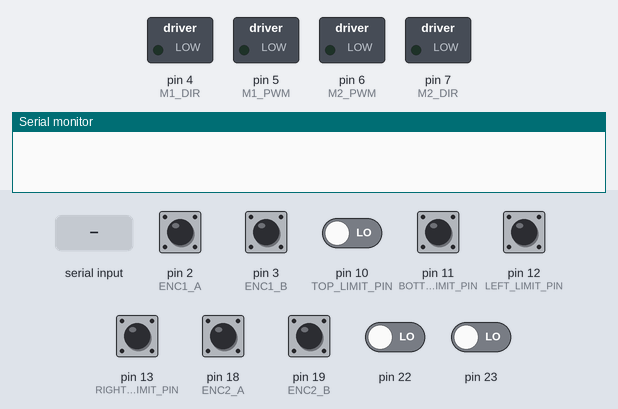
Recording of a sketch running on a simulated Arduino Uno, built with avr-gcc and run on an emulated ATmega328P. Shown: switched loads named in the sketch (green lamp = pin HIGH), the last lines printed to the serial monitor. Inputs (shaded band) come from the test bench; at power-on: pin 2 (ENC1_A), pin 3 (ENC1_B), pin 18 (ENC2_A), pin 19 (ENC2_B) HIGH, pin 10 (TOP_LIMIT_PIN), pin 11 (BOTTOM_LIMIT_PIN), pin 12 (LEFT_LIMIT_PIN), pin 13 (RIGHT_LIMIT_PIN), pin 22, pin 23 LOW.

Above: at 1.2 s.
1.3 s: "90,45\n" received over Serial
At 1.7 s:
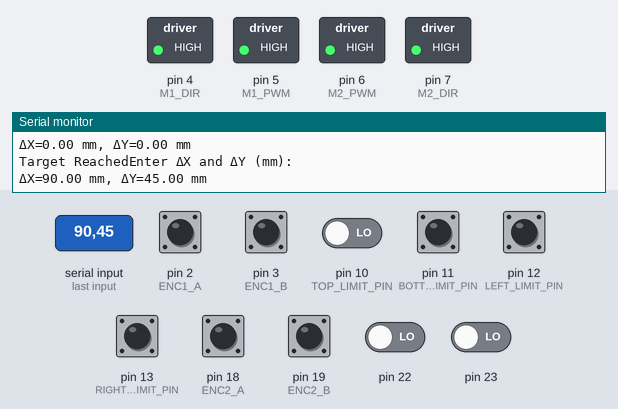
2.8 s: pin 12 (LEFT_LIMIT_PIN) pulled HIGH for 0.15 s
At 3.7 s:
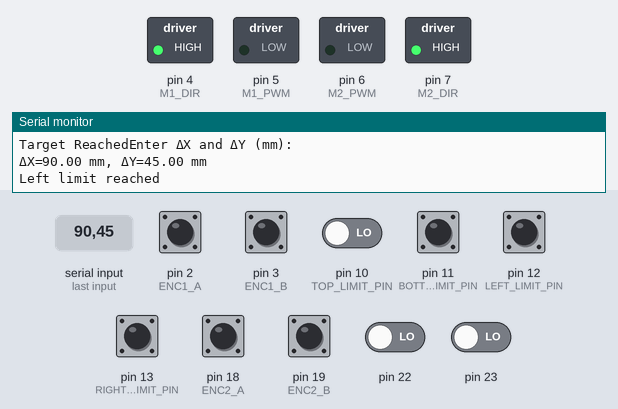
Timing chart, 0 to 5.8 s (numbered marks = the images above; inputs shaded):
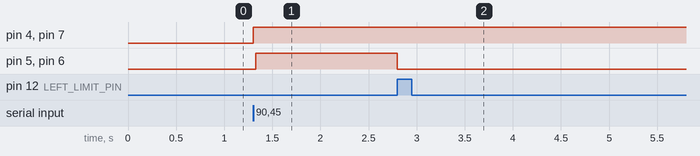

The sketch:

robot_control.ino
```cpp
#include <Arduino.h>
#include "GLOBALS.h"
#include "gantry.h"
#include "gantry.h"

ISR(PCINT0_vect) {
 // Determine state of each limit switch
  if (digitalRead(LEFT_LIMIT_PIN) == HIGH) {
    analogWrite(M1_PWM, 0);
    analogWrite(M2_PWM, 0);
    state = LIMIT;
    Serial.println("Left limit reached");
  }

  if (digitalRead(RIGHT_LIMIT_PIN) == HIGH) {
    analogWrite(M1_PWM, 0);
    analogWrite(M2_PWM, 0);
    state = LIMIT;
    Serial.println("Right limit reached");
  }

  if (digitalRead(TOP_LIMIT_PIN) == HIGH) {
    analogWrite(M1_PWM, 0);
    analogWrite(M2_PWM, 0);
    state = LIMIT;
    Serial.println("Top limit reached");
  }

  if (digitalRead(BOTTOM_LIMIT_PIN) == HIGH) {
    analogWrite(M1_PWM, 0);
    analogWrite(M2_PWM, 0);
    state = LIMIT;
    Serial.println("Bottom limit reached");
  }
}

void setup() {
  Serial.begin(9600);

  pinMode(ENC1_A, INPUT_PULLUP);
  pinMode(ENC1_B, INPUT_PULLUP);
  pinMode(ENC2_A, INPUT_PULLUP);
  pinMode(ENC2_B, INPUT_PULLUP);

  lastState1 = (digitalRead(ENC1_B) << 1) | digitalRead(ENC1_A);
  lastState2 = (digitalRead(ENC2_B) << 1) | digitalRead(ENC2_A);

  attachInterrupt(digitalPinToInterrupt(ENC1_A), isrEnc1, CHANGE);
  attachInterrupt(digitalPinToInterrupt(ENC1_B), isrEnc1, CHANGE);
  attachInterrupt(digitalPinToInterrupt(ENC2_A), isrEnc2, CHANGE);
  attachInterrupt(digitalPinToInterrupt(ENC2_B), isrEnc2, CHANGE);

  pinMode(M1_DIR, OUTPUT);
  pinMode(M1_PWM, OUTPUT);
  pinMode(M2_DIR, OUTPUT);
  pinMode(M2_PWM, OUTPUT);

  analogWrite(M1_PWM, 0);
  analogWrite(M2_PWM, 0);

  PCICR |= (1 << PCIE0);      // Enable Pin Change Interrupt group 0
  PCMSK0 |= (1 << PCINT4) | (1 << PCINT5) | (1 << PCINT6) | (1 << PCINT7);
}

void loop() {
  fsm();
}
```

GLOBALS.cpp
```cpp
#include "GLOBALS.h"

// ===== Limit pins =====
const int TOP_LIMIT_PIN = 10;
const int BOTTOM_LIMIT_PIN = 11;
const int LEFT_LIMIT_PIN = 12;
const int RIGHT_LIMIT_PIN = 13;

// ===== Motor pins =====
const int M1_DIR  = 4;
const int M1_PWM  = 5;
const int M2_PWM = 6;
const int M2_DIR = 7;

// ===== Encoder pins =====
const int ENC1_A  = 2;
const int ENC1_B  = 3;
const int ENC2_A = 18;
const int ENC2_B = 19;

// ===== Motor control values =====
const int MOTOR_MAX_SPEED = 255;  // Full speed
const int MOTOR_MIN_SPEED = 0;    // Stopped

// ===== Encoder counters =====
volatile long encCount1 = 0;
volatile long encCount2 = 0;
volatile long targetTicks1 = 0;
volatile long targetTicks2 = 0;

// ===== Encoder state tracking =====
volatile uint8_t lastState1 = 0;
volatile uint8_t lastState2 = 0;
volatile bool move_complete = false;

// === Mechanical constants ===
const long CPR_MOTOR = 48L;
const long GEAR_RATIO = 172L;
const long COUNTS_PER_REV = CPR_MOTOR * GEAR_RATIO;
const float PULLEY_DIAM = 14.0f;
const float MM_PER_REV = PI * PULLEY_DIAM;
const float TICKS_PER_MM = (float)COUNTS_PER_REV / MM_PER_REV;
const float STEP_BASE = 1.0f; // 1mm default
const long STEP_BASE_ENC = STEP_BASE * TICKS_PER_MM;

// ===== Target and movement variables =====
float targetX, targetY;

// ===== Controller Values =====
float Kp = 0;
float Ki = 0;

// ===== State =====
State state = IDLE;
```

GLOBALS.h
```cpp
#ifndef GLOBALS_H
#define GLOBALS_H

#include <Arduino.h>
#include <stdint.h>

// ===== Limit pins =====
extern const int TOP_LIMIT_PIN;
extern const int BOTTOM_LIMIT_PIN;
extern const int LEFT_LIMIT_PIN;
extern const int RIGHT_LIMIT_PIN;

// ===== Motor pins =====
extern const int M1_DIR;
extern const int M1_PWM;
extern const int M2_PWM;
extern const int M2_DIR;

// ===== Encoder pins =====
extern const int ENC1_A;
extern const int ENC1_B;
extern const int ENC2_A;
extern const int ENC2_B;

// ===== Motor control values =====
extern const int MOTOR_MAX_SPEED;    // Max PWM value
extern const int MOTOR_MIN_SPEED;    // Min PWM value

// ===== Encoder counters (volatile: modified in ISRs) =====
extern volatile long encCount1;
extern volatile long encCount2;
extern volatile long targetTicks1;
extern volatile long targetTicks2;

// ===== Encoder state tracking =====
extern volatile uint8_t lastState1;
extern volatile uint8_t lastState2;
extern volatile bool move_complete;

// === Mechanical constants ===
extern const long CPR_MOTOR;
extern const long GEAR_RATIO;
extern const long COUNTS_PER_REV;
extern const float PULLEY_DIAM;
extern const float MM_PER_REV;
extern const float TICKS_PER_MM;
extern const float STEP_BASE;
extern const long STEP_BASE_ENC;

// ===== Movement state =====
typedef enum {
  IDLE,
  MOVING,
  LIMIT
} State;

extern State state;

// ===== Target and movement variables =====
extern float targetX, targetY;

// ===== Controller Values =====
extern float Kp;
extern float Ki;

#endif // GLOBALS_H
```

gantry.cpp
```cpp
#include "gantry.h"


void isrEnc1() {
  uint8_t a = digitalRead(ENC1_A);
  uint8_t b = digitalRead(ENC1_B);
  uint8_t currentState = (b << 1) | a;
  uint8_t trans  = (lastState1 << 2) | currentState;
  lastState1 = currentState;

  if (trans==0b0001 || trans==0b0111 || trans==0b1110 || trans==0b1000) {
    encCount1++;
  }
  else if (trans==0b0010 || trans==0b1011 || trans==0b1101 || trans==0b0100) {
    encCount1--;
  }
}

void isrEnc2() {
  uint8_t a = digitalRead(ENC2_A);
  uint8_t b = digitalRead(ENC2_B);
  uint8_t currentState = (b << 1) | a;
  uint8_t trans  = (lastState2 << 2) | currentState;
  lastState2 = currentState;

  if (trans==0b0001 || trans==0b0111 || trans==0b1110 || trans==0b1000) {
    encCount2++;
  }
  else if (trans==0b0010 || trans==0b1011 || trans==0b1101 || trans==0b0100) {
    encCount2--;
  }
}

bool move(float dist_X_mm, float dist_Y_mm) {
    // Reset encoder counts
    noInterrupts();
    encCount1 = 0;
    encCount2 = 0;
    interrupts();

    float dist_A_mm = dist_X_mm + dist_Y_mm;
    float dist_B_mm = dist_X_mm - dist_Y_mm;

    // Convert into encoder counts
    long dist_A_enc = dist_A_mm * TICKS_PER_MM;
    long dist_B_enc = dist_B_mm * TICKS_PER_MM;

    bool direction_A = dist_A_enc >= 0 ? true : false;
    bool direction_B = dist_B_enc >= 0 ? true : false;

    // Set directions
    digitalWrite(M1_DIR, direction_A ? HIGH : LOW);
    digitalWrite(M2_DIR, direction_B ? HIGH : LOW);

    bool target_reached = false;
    // ---- Pure A translation ----
    if (dist_B_enc == 0) {
        analogWrite(M1_PWM, MOTOR_MAX_SPEED);
        while (!target_reached) {
            noInterrupts();
            long enc_count = encCount1;
            interrupts();
            if (abs(enc_count) >= abs(dist_A_enc)) {
                target_reached = true;
            }
        }
        analogWrite(M1_PWM, 0);
    }
    // ---- Pure B translation ----
    else if (dist_A_enc == 0) {
        analogWrite(M2_PWM, MOTOR_MAX_SPEED);
        while (!target_reached) {
            noInterrupts();
            long enc_count = encCount2;
            interrupts();
            if (abs(enc_count) >= abs(dist_B_enc)) {
                target_reached = true;
            }
        }
        analogWrite(M2_PWM, 0);
    }

    // ---- Diagonal translation ----
    else {
        while (!target_reached) {
            long rem_A_enc, rem_B_enc;
            long step_A_enc, step_B_enc;

            // Read encoders
            noInterrupts();
            long start_count_A = encCount1;
            long start_count_B = encCount2;
            interrupts();

            rem_A_enc = abs(dist_A_enc) - abs(start_count_A);
            rem_B_enc = abs(dist_B_enc) - abs(start_count_B);

            // Determine which motor to use as a base
            if (rem_A_enc >= rem_B_enc && rem_A_enc >= STEP_BASE_ENC) {
                step_A_enc = STEP_BASE_ENC;
                step_B_enc = (long)((float)rem_B_enc / rem_A_enc * STEP_BASE_ENC);
            }
            else if (rem_B_enc > rem_A_enc && rem_B_enc >= STEP_BASE_ENC) {
                step_B_enc = STEP_BASE_ENC;
                step_A_enc = (long)((float)rem_A_enc / rem_B_enc * STEP_BASE_ENC);
            }
            else {
                step_A_enc = rem_A_enc;
                step_B_enc = rem_B_enc;
                target_reached = true;
            }

            // Start both motors
            analogWrite(M1_PWM, MOTOR_MAX_SPEED);
            analogWrite(M2_PWM, MOTOR_MAX_SPEED);

            long local_count_A = 0;
            long local_count_B = 0;
            bool A_flag = false;
            bool B_flag = false;
            while (!(A_flag && B_flag)) {
                // Read encoders
                noInterrupts();
                local_count_A = encCount1 - start_count_A;
                local_count_B = encCount2 - start_count_B;
                interrupts();

                if (local_count_A >= step_A_enc) {
                    analogWrite(M1_PWM, 0);
                    A_flag = true;
                }
                if (local_count_B >= step_B_enc) {
                    analogWrite(M2_PWM, 0);
                    B_flag = true;
                }
            }
        }
    }
    Serial.print("Target Reached");
    return true;
}

void fsm() {
  if (state == IDLE) {
    if (Serial.available() > 0) {
      Serial.print("ΔX="); Serial.print(targetX);
      Serial.print(" mm, ΔY="); Serial.print(targetY);
      Serial.println(" mm");
      state = MOVING;
      move_complete = move(targetX, targetY);
    }
  }

  else if (state == MOVING) {
    if (move_complete) {
      state = IDLE;
      Serial.println("Enter ΔX and ΔY (mm):");
      targetX = Serial.parseFloat();
      targetY = Serial.parseFloat();
    }
  }

  else if (state == LIMIT) {
    while(1) {
      asm("nop");
    }
  }
}
```

gantry.h
```cpp
#ifndef GANTRY_H
#define GANTRY_H

#include <Arduino.h>
#include "GLOBALS.h"
#include <math.h>

// Function declarations
bool move(float dist_X_mm, float dist_Y_mm);
void fsm();
void isrEnc1();
void isrEnc2();

#endif
```

Measured:
- after the input at 1.3 s, pin 4 (M1_DIR), pin 5 (M1_PWM), pin 6 (M2_PWM), pin 7 (M2_DIR): LOW → HIGH at once
- after the input at 2.8 s, pin 5 (M1_PWM), pin 6 (M2_PWM): HIGH → LOW at once
